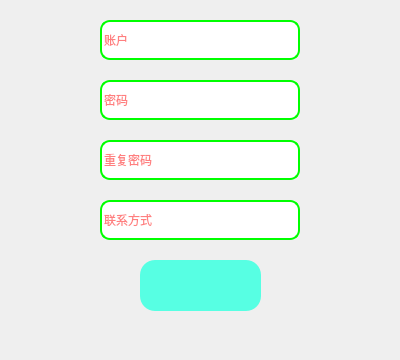
<?xml version="1.0" encoding="UTF-8"?>
<ui version="4.0">
 <class>SignDialog</class>
 <widget class="QDialog" name="SignDialog">
  <property name="geometry">
   <rect>
    <x>0</x>
    <y>0</y>
    <width>400</width>
    <height>360</height>
   </rect>
  </property>
  <property name="minimumSize">
   <size>
    <width>400</width>
    <height>360</height>
   </size>
  </property>
  <property name="maximumSize">
   <size>
    <width>400</width>
    <height>360</height>
   </size>
  </property>
  <property name="windowTitle">
   <string>Dialog</string>
  </property>
  <property name="windowOpacity">
   <double>0.900000000000000</double>
  </property>
  <widget class="QPushButton" name="pushButton">
   <property name="geometry">
    <rect>
     <x>140</x>
     <y>260</y>
     <width>121</width>
     <height>51</height>
    </rect>
   </property>
   <property name="styleSheet">
    <string notr="true">QPushButton {
	border-radius:15px;
	background:rgb(87, 255, 227);
}

QPushButton:hover
{
	background:rgb(255, 255, 127)
}</string>
   </property>
   <property name="text">
    <string/>
   </property>
   <property name="icon">
    <iconset resource="icon.qrc">
     <normaloff>:/icon/icon/sign_label.png</normaloff>:/icon/icon/sign_label.png</iconset>
   </property>
   <property name="iconSize">
    <size>
     <width>80</width>
     <height>80</height>
    </size>
   </property>
  </widget>
  <widget class="QLineEdit" name="lineEdit">
   <property name="geometry">
    <rect>
     <x>100</x>
     <y>20</y>
     <width>200</width>
     <height>40</height>
    </rect>
   </property>
   <property name="styleSheet">
    <string notr="true">QLineEdit
{
border-radius:10px;
color:rgb(255, 0, 0);
border:2px solid rgb(0, 255, 0);
}
QLineEdit:hover
{
border:2px solid rgb(255, 0, 0);
}</string>
   </property>
   <property name="text">
    <string/>
   </property>
   <property name="placeholderText">
    <string>账户</string>
   </property>
  </widget>
  <widget class="QLineEdit" name="lineEdit_2">
   <property name="geometry">
    <rect>
     <x>100</x>
     <y>80</y>
     <width>200</width>
     <height>40</height>
    </rect>
   </property>
   <property name="styleSheet">
    <string notr="true">QLineEdit
{
border-radius:10px;
color:rgb(255, 0, 0);
border:2px solid rgb(0, 255, 0);
}
QLineEdit:hover
{
border:2px solid rgb(255, 0, 0);
}</string>
   </property>
   <property name="text">
    <string/>
   </property>
   <property name="echoMode">
    <enum>QLineEdit::Password</enum>
   </property>
   <property name="placeholderText">
    <string>密码</string>
   </property>
  </widget>
  <widget class="QLineEdit" name="lineEdit_3">
   <property name="geometry">
    <rect>
     <x>100</x>
     <y>140</y>
     <width>200</width>
     <height>40</height>
    </rect>
   </property>
   <property name="styleSheet">
    <string notr="true">QLineEdit
{
border-radius:10px;
color:rgb(255, 0, 0);
border:2px solid rgb(0, 255, 0);
}
QLineEdit:hover
{
border:2px solid rgb(255, 0, 0);
}</string>
   </property>
   <property name="text">
    <string/>
   </property>
   <property name="echoMode">
    <enum>QLineEdit::Password</enum>
   </property>
   <property name="placeholderText">
    <string>重复密码</string>
   </property>
  </widget>
  <widget class="QLineEdit" name="lineEdit_4">
   <property name="geometry">
    <rect>
     <x>100</x>
     <y>200</y>
     <width>200</width>
     <height>40</height>
    </rect>
   </property>
   <property name="styleSheet">
    <string notr="true">QLineEdit
{
border-radius:10px;
color:rgb(255, 0, 0);
border:2px solid rgb(0, 255, 0);
}
QLineEdit:hover
{
border:2px solid rgb(255, 0, 0);
}</string>
   </property>
   <property name="text">
    <string/>
   </property>
   <property name="placeholderText">
    <string>联系方式</string>
   </property>
  </widget>
 </widget>
 <resources>
  <include location="icon.qrc"/>
 </resources>
 <connections/>
</ui>
